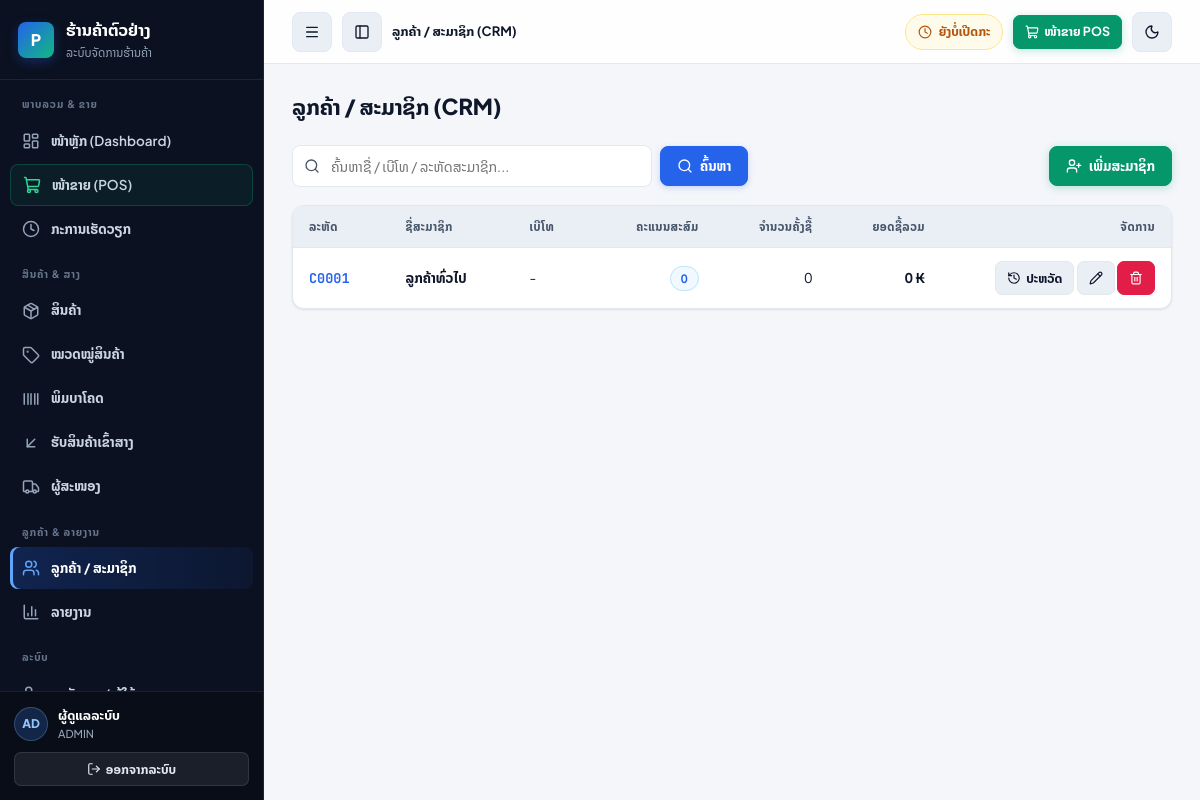
/customers.php (signed in), run on the app's committed database.
### tables this page shows
CREATE TABLE customers (
  id INT AUTO_INCREMENT PRIMARY KEY,
  code VARCHAR(20) NOT NULL UNIQUE COMMENT 'ລະຫັດສະມາຊິກ',
  name VARCHAR(150) NOT NULL,
  phone VARCHAR(30) DEFAULT NULL,
  email VARCHAR(100) DEFAULT NULL,
  address VARCHAR(255) DEFAULT NULL,
  points INT NOT NULL DEFAULT 0 COMMENT 'ຄະແນນສະສົມ',
  created_at TIMESTAMP DEFAULT CURRENT_TIMESTAMP
);

### config.php (called while the page is built, shortened)
<?php
function h($str) {
    return htmlspecialchars((string)$str, ENT_QUOTES, 'UTF-8');
}
function money($n) {
    return number_format((float)$n) . ' ₭';
}

### customers.php (the view, shortened to what this page needs)
<?php
require_once __DIR__ . '/config.php';
$q = trim($_GET['q'] ?? '');
$sql = 'SELECT c.*,
          (SELECT COUNT(*) FROM sales s WHERE s.customer_id=c.id AND s.status="completed") buy_count,
          (SELECT COALESCE(SUM(total),0) FROM sales s WHERE s.customer_id=c.id AND s.status="completed") buy_total
        FROM customers c';
$params = [];
$sql .= ' ORDER BY c.id DESC';
$st = $pdo->prepare($sql);
$st->execute($params);
$customers = $st->fetchAll();
include __DIR__ . '/header.php';
?>
<div class="toolbar">
  <form method="get" style="display:flex;gap:8px;flex:1">
    <div style="position:relative;flex:1;max-width:360px">
      <i data-lucide="search" style="position:absolute;left:12px;top:50%;transform:translateY(-50%);width:16px;height:16px;color:var(--text-muted)"></i>
      <input type="text" name="q" value="<?= h($q) ?>" placeholder="ຄົ້ນຫາຊື່ / ເບີໂທ / ລະຫັດສະມາຊິກ..." style="padding-left:38px">
    </div>
    <button class="btn btn-primary"><i data-lucide="search"></i> ຄົ້ນຫາ</button>
  </form>
  <button class="btn btn-success" onclick="editCust(null)"><i data-lucide="user-plus"></i> ເພີ່ມສະມາຊິກ</button>
</div>
<div class="table-wrap">
  <table class="table">
    <tr><th>ລະຫັດ</th><th>ຊື່ສະມາຊິກ</th><th>ເບີໂທ</th><th class="num">ຄະແນນສະສົມ</th>
        <th class="num">ຈຳນວນຄັ້ງຊື້</th><th class="num">ຍອດຊື້ລວມ</th><th style="width:230px;text-align:right">ຈັດການ</th></tr>
    <?php foreach ($customers as $c): ?>
    <tr>
      <td style="font-family:var(--font-mono);font-weight:700;color:var(--primary)"><?= h($c['code']) ?></td>
      <td><strong><?= h($c['name']) ?></strong></td>
      <td class="tabular"><?= h($c['phone'] ?: '-') ?></td>
      <td class="num"><span class="badge badge-info tabular"><?= number_format($c['points']) ?></span></td>
      <td class="num"><?= number_format($c['buy_count']) ?></td>
      <td class="num"><strong><?= money($c['buy_total']) ?></strong></td>
      <td style="text-align:right">
        <a href="customers.php?view=<?= $c['id'] ?>" class="btn btn-sm btn-secondary"><i data-lucide="history"></i> ປະຫວັດ</a>
        <button class="btn btn-sm btn-secondary" onclick='editCust(<?= json_encode($c, JSON_UNESCAPED_UNICODE | JSON_HEX_APOS | JSON_HEX_QUOT) ?>)' title="ແກ້ໄຂ">
          <i data-lucide="pencil"></i>
        </button>
        <form method="post" style="display:inline" onsubmit="return confirmAction(this, 'ລຶບສະມາຊິກນີ້ບໍ່?')">
          <button class="btn btn-sm btn-danger" title="ລຶບ"><i data-lucide="trash-2"></i></button>
        </form>
      </td>
    </tr>
    <?php endforeach; ?>
  </table>
</div>
<?php include __DIR__ . '/footer.php'; ?>

### data on the page
customers: code "C0001", name "ລູກຄ້າທົ່ວໄປ", phone "-", points "0", buy_count "0", buy_total "0 ₭"

### other printed values
get_setting('store_name', 'POS Terminal') "ຮ້ານຄ້າຕົວຢ່າງ"
$groupLabel "ພາບລວມ & ຂາຍ"
$label "ໜ້າຫຼັກ (Dashboard)"
$label "ໜ້າຂາຍ (POS)"
$label "ກະການເຮັດວຽກ"
$groupLabel "ສິນຄ້າ & ສາງ"
$label "ສິນຄ້າ"
$label "ໝວດໝູ່ສິນຄ້າ"
$label "ພິມບາໂຄດ"
$label "ຮັບສິນຄ້າເຂົ້າສາງ"
$label "ຜູ້ສະໜອງ"
$groupLabel "ລູກຄ້າ & ລາຍງານ"
$label "ລູກຄ້າ / ສະມາຊິກ"
$label "ລາຍງານ"
$groupLabel "ລະບົບ"
